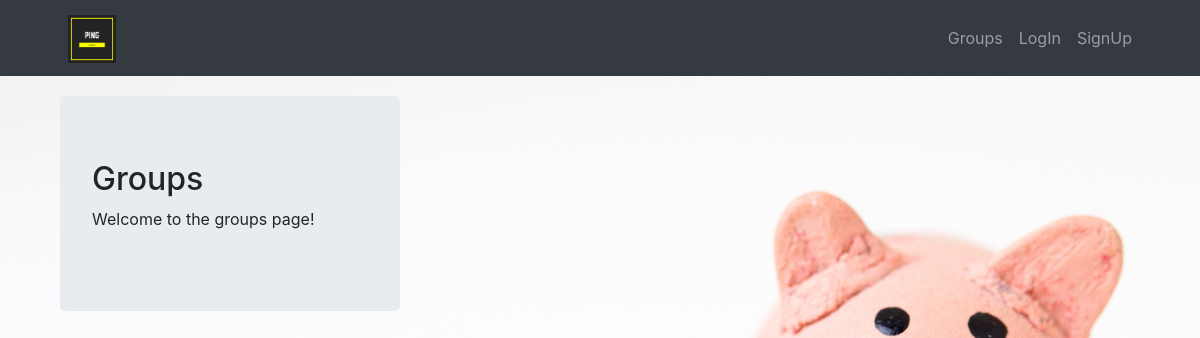
The page /groups/ on the database as committed earlier.
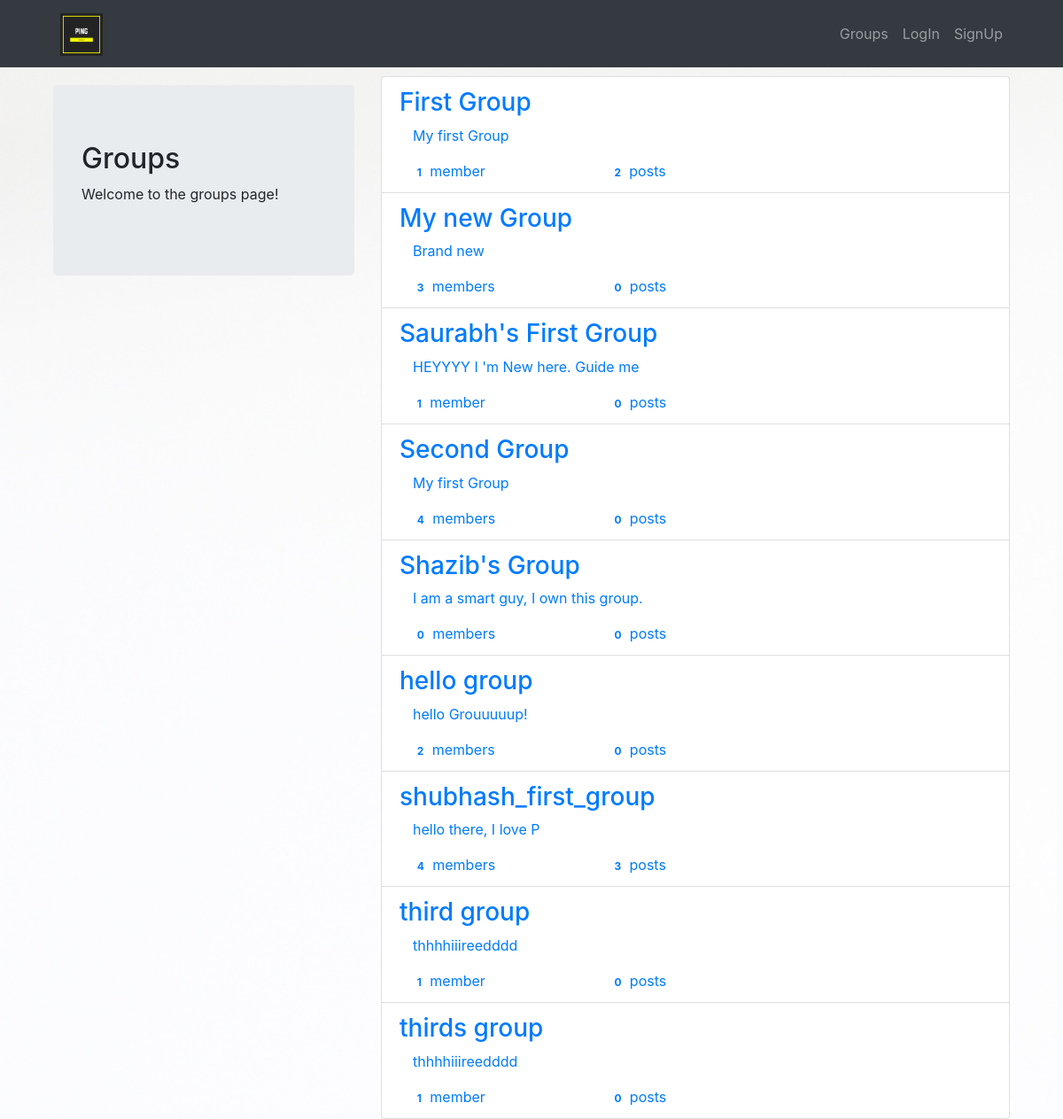
The same page on the database as committed later.
### groups/models.py (models this page shows, shortened)
class Group(models.Model):
    name = models.CharField(max_length=255,unique=True)
    slug = models.SlugField(allow_unicode=True,unique=True)
    description = models.TextField(blank=True,default='')
    description_html = models.TextField(editable=False,default='',blank=True)
    members = models.ManyToManyField(User,through='GroupMember')
    class Meta:
        ordering = ['name']

### groups/views.py (the view)
class ListGroups(generic.ListView):
    model = Group

### groups/templates/groups/group_list.html (shortened to what this page needs)
{% extends "groups/group_base.html" %}
{% block pregroup %}
<div class="col-md-4">
  <div class="content">
<div class=" grptag jumbotron">
  <h2 class="grpname">Groups</h2>
  <p>Welcome to the groups page!</p>
</div>
  </div>
</div>
{% endblock %}
{% block group_content %}
<div class="col-md-8">
  <div style="margin-top:10px;" >
  <div class="list-group">
    {% for group in object_list %}
    <a class="list-group-item" href="{% url 'groups:single' slug=group.slug %}">
      <h3 class="title list-group-item-heading"> {{group.name}}</h3>
      <div class="list-group-item-text container-fluid">
        {{group.description_html|safe}}
        <div class="row">
          <div class="col-md-4">
            <span class="badge">{{group.members.count}}</span>
            member{{group.members.count|pluralize}}
          </div>
          <div class="col-md-4">
            <span class="badge">{{group.posts.count}}</span>
            post{{group.posts.count|pluralize}}
          </div>
        </div>
      </div>
    </a>
    {% endfor %}
  </div>
</div>
</div>
{% endblock %}

### groups/templates/groups/group_base.html (shortened to what this page needs)
{% extends "base.html" %}
{% block content %}
<div class="container">
  <div class="row">
    {% block pregroup %}{% endblock %}
    {% block group_content %}{% endblock %}
  </div>
</div>
{% endblock %}

### templates/base.html (shortened to what this page needs)
<!DOCTYPE html>
{% load staticfiles %}
<html lang="en" dir="ltr">
  <head>
    <link rel="stylesheet" href="https://stackpath.bootstrapcdn.com/bootstrap/4.3.1/css/bootstrap.min.css">
    <link rel="stylesheet" href="{% static 'simplesocial/css/master.css' %}">
  </head>
  <body style="background-size:cover;" background="{% static "simplesocial/P1.jpg" %}" >
<nav class="navbar navbar-expand-md navbar-dark bg-dark sticky-top" role="navigation" id="navbar">
    <div class=" container navbar-collapse collapse w-100 order-1 order-md-0 dual-collapse2">
      <div class="container">
        <ul class="navbar-nav mr-auto">
            <li class="nav-item active">
                <a class="nav-link navbar-brand mynav ping" href="{% url 'home' %}"><img style="height:3rem; weight:3rem;" src="{% static "simplesocial/new_ping.png" %}"></a>
            </li>
        </ul>
    </div>
    <div class="container navbar-collapse collapse w-100 order-3 dual-collapse2">
      {% if user.is_authenticated %}
        <ul class="navbar-nav ml-auto">
            <li class="nav-item">
                <a style="color:rgb(161, 165, 173); font-size: 20px;" class="nav-link" href="{% url 'posts:create' %}">POST</a>
            </li>
            <li class="nav-item">
                <a style="color:rgb(161, 165, 173);font-size: 20px;" class="nav-link" href="{% url 'groups:all' %}">GROUPS</a>
            </li>
            <li class="nav-item">
                <a style="color:rgb(161, 165, 173); font-size: 20px;" class="nav-link" href="{% url 'groups:create' %}">CREATE GROUP</a>
            </li>
            <li class="nav-item">
                <a style="color:rgb(221, 134, 42); font-size: 20px;" class="nav-link" href="{% url 'accounts:logout' %}">LOG OUT</a>
            </li>
        </ul>
      {% else %}
      <ul class="navbar-nav ml-auto">
        <li class="nav-item">
            <a class="nav-link" href="{% url 'groups:all' %}">Groups</a>
        </li>
          <li class="nav-item">
              <a class="nav-link" href="{% url 'accounts:login' %}">LogIn</a>
          </li>
          <li class="nav-item">
              <a class="nav-link" href="{% url 'accounts:signup' %}">SignUp</a>
          </li>
      </ul>
      {% endif %}
      </div>
    </div>
</nav>
    <div class="container mycontent">
      {% block content %}
      {% endblock %}
    </div>
  </body>
</html>

### static/simplesocial/css/master.css (style rules this page uses)
.grptag { margin-top: 20px; }

### templates/base.html (style rules this page uses)
.ping { font-size: 2rem; }

### groups/templates/groups/group_list.html (style rules this page uses)
.grptag { margin-top: 20px; }

Rows that differ between the two databases and show on the page:
added Group: name "First Group", description_html "My first Group", members.count "1", posts.count "2"
added Group: name "My new Group", description_html "Brand new", members.count "3", posts.count "0"
added Group: name "Saurabh's First Group", description_html "HEYYYY I 'm New here. Guide me", members.count "1", posts.count "0"
added Group: name "Second Group", description_html "My first Group", members.count "4", posts.count "0"
added Group: name "Shazib's Group", description_html "I am a smart guy, I own this group.", members.count "0", posts.count "0"
added Group: name "hello group", description_html "hello Grouuuuup!", members.count "2", posts.count "0"
added Group: name "shubhash_first_group", description_html "hello there, I love P", members.count "4", posts.count "3"
added Group: name "third group", description_html "thhhhiiireedddd", members.count "1", posts.count "0"
added Group: name "thirds group", description_html "thhhhiiireedddd", members.count "1", posts.count "0"
